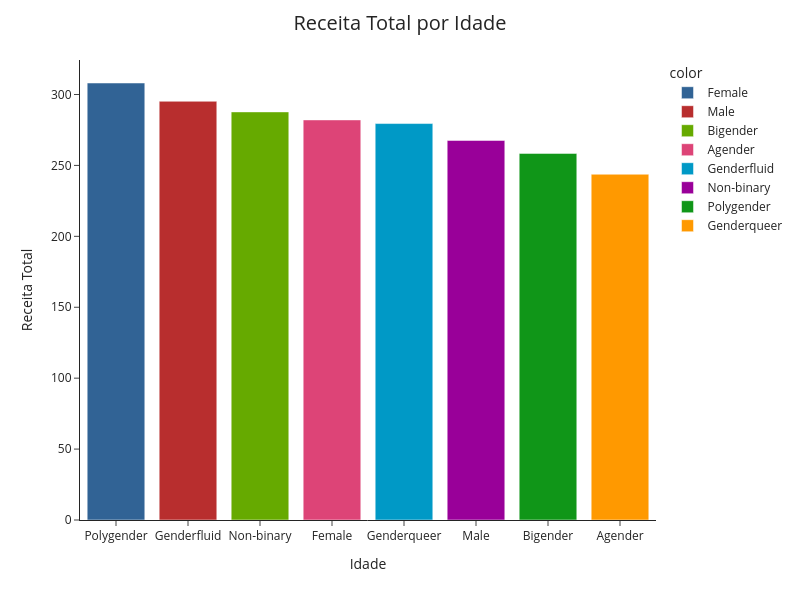

Here is the notebook cell this chart was saved with:
### Code cell
# Agrupa os dados por gênero e calcula a soma da receita total
gender_amount = ecomm.groupby('Gender')['Purchase_Amount'].mean().sort_values(ascending=False)
gender = px.bar(gender_amount,x=list(gender_amount.index),y=gender_amount,template='simple_white',color=dist_gender.index, color_discrete_sequence=px.colors.qualitative.G10_r)
gender.update_layout(xaxis_title="Idade",
                     yaxis_title="Receita Total",
                     title="Receita Total por Idade",
                     title_x=0.5,
                     title_font=dict(size=20),
                     width=800,
                     height=600,
                     )
gender.show()

### Figure 1 — Plotly figure (JSON) as saved in the notebook; plotly's stock layout.template omitted (floating-point values rounded to 4 significant figures)
{"data": [{"alignmentgroup": "True", "hovertemplate": "color=Female<br>x=%{x}<br>y=%{y}<extra></extra>", "legendgroup": "Female", "marker": {"color": "#316395", "pattern": {"shape": ""}}, "name": "Female", "offsetgroup": "Female", "orientation": "v", "showlegend": true, "textposition": "auto", "type": "bar", "x": ["Polygender"], "xaxis": "x", "y": [308.1], "yaxis": "y"}, {"alignmentgroup": "True", "hovertemplate": "color=Male<br>x=%{x}<br>y=%{y}<extra></extra>", "legendgroup": "Male", "marker": {"color": "#B82E2E", "pattern": {"shape": ""}}, "name": "Male", "offsetgroup": "Male", "orientation": "v", "showlegend": true, "textposition": "auto", "type": "bar", "x": ["Genderfluid"], "xaxis": "x", "y": [295.2], "yaxis": "y"}, {"alignmentgroup": "True", "hovertemplate": "color=Bigender<br>x=%{x}<br>y=%{y}<extra></extra>", "legendgroup": "Bigender", "marker": {"color": "#66AA00", "pattern": {"shape": ""}}, "name": "Bigender", "offsetgroup": "Bigender", "orientation": "v", "showlegend": true, "textposition": "auto", "type": "bar", "x": ["Non-binary"], "xaxis": "x", "y": [287.7], "yaxis": "y"}, {"alignmentgroup": "True", "hovertemplate": "color=Agender<br>x=%{x}<br>y=%{y}<extra></extra>", "legendgroup": "Agender", "marker": {"color": "#DD4477", "pattern": {"shape": ""}}, "name": "Agender", "offsetgroup": "Agender", "orientation": "v", "showlegend": true, "textposition": "auto", "type": "bar", "x": ["Female"], "xaxis": "x", "y": [282.1], "yaxis": "y"}, {"alignmentgroup": "True", "hovertemplate": "color=Genderfluid<br>x=%{x}<br>y=%{y}<extra></extra>", "legendgroup": "Genderfluid", "marker": {"color": "#0099C6", "pattern": {"shape": ""}}, "name": "Genderfluid", "offsetgroup": "Genderfluid", "orientation": "v", "showlegend": true, "textposition": "auto", "type": "bar", "x": ["Genderqueer"], "xaxis": "x", "y": [279.5], "yaxis": "y"}, {"alignmentgroup": "True", "hovertemplate": "color=Non-binary<br>x=%{x}<br>y=%{y}<extra></extra>", "legendgroup": "Non-binary", "marker": {"color": "#990099", "pattern": {"shape": ""}}, "name": "Non-binary", "offsetgroup": "Non-binary", "orientation": "v", "showlegend": true, "textposition": "auto", "type": "bar", "x": ["Male"], "xaxis": "x", "y": [267.6], "yaxis": "y"}, {"alignmentgroup": "True", "hovertemplate": "color=Polygender<br>x=%{x}<br>y=%{y}<extra></extra>", "legendgroup": "Polygender", "marker": {"color": "#109618", "pattern": {"shape": ""}}, "name": "Polygender", "offsetgroup": "Polygender", "orientation": "v", "showlegend": true, "textposition": "auto", "type": "bar", "x": ["Bigender"], "xaxis": "x", "y": [258.5], "yaxis": "y"}, {"alignmentgroup": "True", "hovertemplate": "color=Genderqueer<br>x=%{x}<br>y=%{y}<extra></extra>", "legendgroup": "Genderqueer", "marker": {"color": "#FF9900", "pattern": {"shape": ""}}, "name": "Genderqueer", "offsetgroup": "Genderqueer", "orientation": "v", "showlegend": true, "textposition": "auto", "type": "bar", "x": ["Agender"], "xaxis": "x", "y": [243.8], "yaxis": "y"}], "layout": {"barmode": "relative", "height": 600, "legend": {"title": {"text": "color"}, "tracegroupgap": 0}, "margin": {"t": 60}, "title": {"font": {"size": 20}, "text": "Receita Total por Idade", "x": 0.5}, "width": 800, "xaxis": {"anchor": "y", "domain": [0, 1], "title": {"text": "Idade"}}, "yaxis": {"anchor": "x", "domain": [0, 1], "title": {"text": "Receita Total"}}}}
